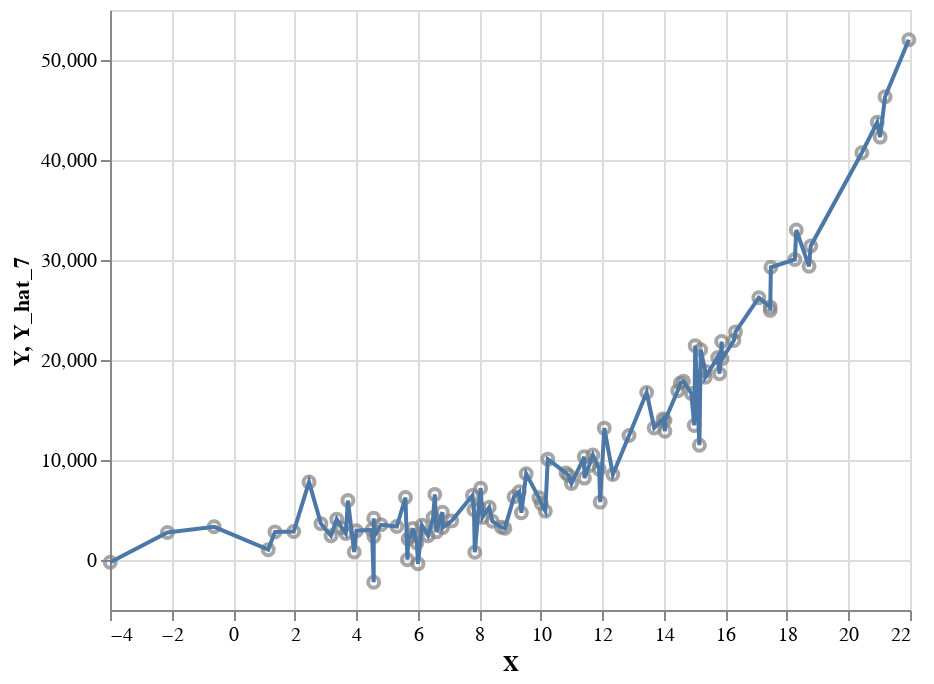

The notebook cell saved with this chart:
### Code cell
plot2 = pd.DataFrame(
    {
        "X": X1,
        "Y": Y,
        "Y_hat_7": results2.loc[7, "Y_hat"],
        "Y_hat_19": results1.loc[19, "Y_hat"],
    }
)
plot2_n7 = alt.Chart(plot2).mark_line().encode(x="X", y="Y_hat_7")
plot1_y + plot2_n7

### Figure 1 — Vega-Lite specification as saved in the notebook (floating-point values rounded to 4 significant figures)
{"config": {"view": {"continuousWidth": 400, "continuousHeight": 300}}, "layer": [{"data": {"name": "data-71a3bee4e54794fd7289c673007a8b0b"}, "mark": {"type": "point", "color": "grey"}, "encoding": {"x": {"type": "quantitative", "field": "X"}, "y": {"type": "quantitative", "field": "Y"}}}, {"data": {"name": "data-b5bda013eccb45ee8ea1cbcf2f8ac8f0"}, "mark": "line", "encoding": {"x": {"type": "quantitative", "field": "X"}, "y": {"type": "quantitative", "field": "Y_hat_7"}}}], "$schema": "https://vega.github.io/schema/vega-lite/v4.8.1.json", "datasets": {"data-71a3bee4e54794fd7289c673007a8b0b": [{"X": 4.572, "Y": 4174.0, "Y_hat_4": 2880.0, "Y_hat_19": 3392.0}, {"X": 14.99, "Y": 13460.0, "Y_hat_4": 17580.0, "Y_hat_19": 17120.0}, {"X": 11.41, "Y": 10320.0, "Y_hat_4": 8961.0, "Y_hat_19": 8873.0}, {"X": 2.469, "Y": 7790.0, "Y_hat_4": 3091.0, "Y_hat_19": 3392.0}, {"X": 7.107, "Y": 3913.0, "Y_hat_4": 3687.0, "Y_hat_19": 3494.0}, {"X": 18.26, "Y": 30060.0, "Y_hat_4": 29650.0, "Y_hat_19": 30150.0}, {"X": -2.133, "Y": 2752.0, "Y_hat_4": 2651.0, "Y_hat_19": 3392.0}, {"X": 7.855, "Y": 769.8, "Y_hat_4": 4227.0, "Y_hat_19": 3673.0}, {"X": 16.33, "Y": 22810.0, "Y_hat_4": 21970.0, "Y_hat_19": 22080.0}, {"X": 5.666, "Y": 21.07, "Y_hat_4": 3050.0, "Y_hat_19": 3400.0}, {"X": 6.606, "Y": 2812.0, "Y_hat_4": 3407.0, "Y_hat_19": 3439.0}, {"X": 9.526, "Y": 8622.0, "Y_hat_4": 5993.0, "Y_hat_19": 4977.0}, {"X": 17.46, "Y": 24960.0, "Y_hat_4": 26240.0, "Y_hat_19": 27600.0}, {"X": 6.805, "Y": 4781.0, "Y_hat_4": 3511.0, "Y_hat_19": 3457.0}, {"X": 7.78, "Y": 6460.0, "Y_hat_4": 4166.0, "Y_hat_19": 3648.0}, {"X": 7.828, "Y": 5030.0, "Y_hat_4": 4205.0, "Y_hat_19": 3664.0}, {"X": 21.03, "Y": 42290.0, "Y_hat_4": 44550.0, "Y_hat_19": 44330.0}, {"X": 20.93, "Y": 43770.0, "Y_hat_4": 43940.0, "Y_hat_19": 43950.0}, {"X": 15.02, "Y": 21440.0, "Y_hat_4": 17680.0, "Y_hat_19": 17210.0}, {"X": 11.93, "Y": 5787.0, "Y_hat_4": 9957.0, "Y_hat_19": 10260.0}, {"X": 13.69, "Y": 13200.0, "Y_hat_4": 13960.0, "Y_hat_19": 14450.0}, {"X": 17.45, "Y": 25310.0, "Y_hat_4": 26230.0, "Y_hat_19": 27590.0}, {"X": 5.321, "Y": 3348.0, "Y_hat_4": 2969.0, "Y_hat_19": 3396.0}, {"X": 15.88, "Y": 21840.0, "Y_hat_4": 20420.0, "Y_hat_19": 20060.0}, {"X": 3.731, "Y": 5942.0, "Y_hat_4": 2899.0, "Y_hat_19": 3392.0}, {"X": 6.811, "Y": 3242.0, "Y_hat_4": 3514.0, "Y_hat_19": 3457.0}, {"X": 14.54, "Y": 17690.0, "Y_hat_4": 16260.0, "Y_hat_19": 16100.0}, {"X": 2.857, "Y": 3622.0, "Y_hat_4": 3017.0, "Y_hat_19": 3392.0}, {"X": 9.3, "Y": 6821.0, "Y_hat_4": 5707.0, "Y_hat_19": 4693.0}, {"X": 5.691, "Y": 2114.0, "Y_hat_4": 3056.0, "Y_hat_19": 3401.0}, {"X": 8.722, "Y": 3267.0, "Y_hat_4": 5044.0, "Y_hat_19": 4140.0}, {"X": -3.993, "Y": -227.7, "Y_hat_4": -274.8, "Y_hat_19": 3393.0}, {"X": 1.142, "Y": 1034.0, "Y_hat_4": 3356.0, "Y_hat_19": 3392.0}, {"X": 6.501, "Y": 4254.0, "Y_hat_4": 3356.0, "Y_hat_19": 3431.0}, {"X": 14.64, "Y": 17880.0, "Y_hat_4": 16550.0, "Y_hat_19": 16310.0}, {"X": 9.132, "Y": 6333.0, "Y_hat_4": 5505.0, "Y_hat_19": 4509.0}, {"X": 10.01, "Y": 5651.0, "Y_hat_4": 6659.0, "Y_hat_19": 5726.0}, {"X": 13.44, "Y": 16750.0, "Y_hat_4": 13340.0, "Y_hat_19": 13950.0}, {"X": 5.602, "Y": 6245.0, "Y_hat_4": 3033.0, "Y_hat_19": 3399.0}, {"X": 11.42, "Y": 8190.0, "Y_hat_4": 8967.0, "Y_hat_19": 8882.0}, {"X": 5.973, "Y": 1711.0, "Y_hat_4": 3143.0, "Y_hat_19": 3407.0}, {"X": 1.362, "Y": 2812.0, "Y_hat_4": 3316.0, "Y_hat_19": 3392.0}, {"X": 8.046, "Y": 7182.0, "Y_hat_4": 4388.0, "Y_hat_19": 3746.0}, {"X": 12.87, "Y": 12450.0, "Y_hat_4": 11980.0, "Y_hat_19": 12680.0}, {"X": 11.69, "Y": 10500.0, "Y_hat_4": 9488.0, "Y_hat_19": 9616.0}, {"X": 9.941, "Y": 6228.0, "Y_hat_4": 6555.0, "Y_hat_19": 5601.0}, {"X": 21.96, "Y": 52020.0, "Y_hat_4": 50950.0, "Y_hat_19": 52080.0}, {"X": 12.06, "Y": 13190.0, "Y_hat_4": 10230.0, "Y_hat_19": 10620.0}, {"X": 14.89, "Y": 16650.0, "Y_hat_4": 17300.0, "Y_hat_19": 16890.0}, {"X": 21.19, "Y": 46330.0, "Y_hat_4": 45600.0, "Y_hat_19": 44610.0}, {"X": 3.53, "Y": 3204.0, "Y_hat_4": 2918.0, "Y_hat_19": 3392.0}, {"X": 4.806, "Y": 3518.0, "Y_hat_4": 2896.0, "Y_hat_19": 3393.0}, {"X": 18.72, "Y": 29370.0, "Y_hat_4": 31780.0, "Y_hat_19": 30920.0}, {"X": 6.01, "Y": -379.5, "Y_hat_4": 3156.0, "Y_hat_19": 3408.0}, {"X": 10.15, "Y": 4890.0, "Y_hat_4": 6855.0, "Y_hat_19": 5966.0}, {"X": 15.35, "Y": 18890.0, "Y_hat_4": 18690.0, "Y_hat_19": 18140.0}, {"X": 14.45, "Y": 16930.0, "Y_hat_4": 16030.0, "Y_hat_19": 15930.0}, {"X": 18.77, "Y": 31410.0, "Y_hat_4": 32040.0, "Y_hat_19": 31000.0}, {"X": 17.48, "Y": 29280.0, "Y_hat_4": 26330.0, "Y_hat_19": 27690.0}, {"X": 15.35, "Y": 18270.0, "Y_hat_4": 18690.0, "Y_hat_19": 18140.0}, {"X": 6.136, "Y": 3472.0, "Y_hat_4": 3202.0, "Y_hat_19": 3413.0}, {"X": 13.97, "Y": 14110.0, "Y_hat_4": 14710.0, "Y_hat_19": 15000.0}, {"X": 11.57, "Y": 9437.0, "Y_hat_4": 9254.0, "Y_hat_19": 9289.0}, {"X": 3.369, "Y": 4084.0, "Y_hat_4": 2938.0, "Y_hat_19": 3392.0}, {"X": 17.09, "Y": 26230.0, "Y_hat_4": 24780.0, "Y_hat_19": 25880.0}, {"X": 14.04, "Y": 12870.0, "Y_hat_4": 14880.0, "Y_hat_19": 15120.0}, {"X": 10.23, "Y": 10080.0, "Y_hat_4": 6972.0, "Y_hat_19": 6115.0}, {"X": 8.835, "Y": 3184.0, "Y_hat_4": 5166.0, "Y_hat_19": 4230.0}, {"X": 4.008, "Y": 2930.0, "Y_hat_4": 2880.0, "Y_hat_19": 3392.0}, {"X": 11.0, "Y": 7642.0, "Y_hat_4": 8214.0, "Y_hat_19": 7808.0}, {"X": 12.34, "Y": 8556.0, "Y_hat_4": 10810.0, "Y_hat_19": 11360.0}, {"X": 5.844, "Y": 3153.0, "Y_hat_4": 3101.0, "Y_hat_19": 3404.0}, {"X": 15.81, "Y": 18630.0, "Y_hat_4": 20190.0, "Y_hat_19": 19780.0}, {"X": 4.514, "Y": 3022.0, "Y_hat_4": 2878.0, "Y_hat_19": 3392.0}, {"X": -0.6155, "Y": 3319.0, "Y_hat_4": 3408.0, "Y_hat_19": 3392.0}, {"X": 15.2, "Y": 21020.0, "Y_hat_4": 18230.0, "Y_hat_19": 17700.0}, {"X": 7.983, "Y": 5211.0, "Y_hat_4": 4334.0, "Y_hat_19": 3720.0}, {"X": 9.37, "Y": 4730.0, "Y_hat_4": 5794.0, "Y_hat_19": 4777.0}, {"X": 5.812, "Y": 2507.0, "Y_hat_4": 3092.0, "Y_hat_19": 3403.0}, {"X": 1.97, "Y": 2849.0, "Y_hat_4": 3193.0, "Y_hat_19": 3392.0}, {"X": 16.28, "Y": 21950.0, "Y_hat_4": 21780.0, "Y_hat_19": 21820.0}, {"X": 6.556, "Y": 6559.0, "Y_hat_4": 3382.0, "Y_hat_19": 3435.0}, {"X": 18.3, "Y": 33000.0, "Y_hat_4": 29870.0, "Y_hat_19": 30250.0}, {"X": 14.04, "Y": 13950.0, "Y_hat_4": 14880.0, "Y_hat_19": 15120.0}, {"X": 8.426, "Y": 3883.0, "Y_hat_4": 4742.0, "Y_hat_19": 3939.0}, {"X": 4.57, "Y": -2224.0, "Y_hat_4": 2880.0, "Y_hat_19": 3392.0}, {"X": 6.338, "Y": 2430.0, "Y_hat_4": 3283.0, "Y_hat_19": 3422.0}, {"X": 3.937, "Y": 802.8, "Y_hat_4": 2884.0, "Y_hat_19": 3392.0}, {"X": 20.44, "Y": 40720.0, "Y_hat_4": 40880.0, "Y_hat_19": 40090.0}, {"X": 10.82, "Y": 8696.0, "Y_hat_4": 7916.0, "Y_hat_19": 7386.0}, {"X": 15.75, "Y": 20260.0, "Y_hat_4": 19990.0, "Y_hat_19": 19540.0}, {"X": 3.663, "Y": 2655.0, "Y_hat_4": 2905.0, "Y_hat_19": 3392.0}, {"X": 10.91, "Y": 8442.0, "Y_hat_4": 8056.0, "Y_hat_19": 7583.0}, {"X": 15.89, "Y": 20130.0, "Y_hat_4": 20460.0, "Y_hat_19": 20100.0}, {"X": 8.325, "Y": 5282.0, "Y_hat_4": 4644.0, "Y_hat_19": 3881.0}, {"X": 15.16, "Y": 11480.0, "Y_hat_4": 18100.0, "Y_hat_19": 17570.0}, {"X": 4.577, "Y": 2353.0, "Y_hat_4": 2880.0, "Y_hat_19": 3392.0}, {"X": 3.183, "Y": 2432.0, "Y_hat_4": 2964.0, "Y_hat_19": 3392.0}, {"X": 11.9, "Y": 9089.0, "Y_hat_4": 9889.0, "Y_hat_19": 10170.0}, {"X": 8.104, "Y": 4261.0, "Y_hat_4": 4440.0, "Y_hat_19": 3771.0}], "data-b5bda013eccb45ee8ea1cbcf2f8ac8f0": [{"X": 4.572, "Y": 4174.0, "Y_hat_7": 4174.0, "Y_hat_19": 3392.0}, {"X": 14.99, "Y": 13460.0, "Y_hat_7": 13460.0, "Y_hat_19": 17120.0}, {"X": 11.41, "Y": 10320.0, "Y_hat_7": 10320.0, "Y_hat_19": 8873.0}, {"X": 2.469, "Y": 7790.0, "Y_hat_7": 7790.0, "Y_hat_19": 3392.0}, {"X": 7.107, "Y": 3913.0, "Y_hat_7": 3913.0, "Y_hat_19": 3494.0}, {"X": 18.26, "Y": 30060.0, "Y_hat_7": 30060.0, "Y_hat_19": 30150.0}, {"X": -2.133, "Y": 2752.0, "Y_hat_7": 2752.0, "Y_hat_19": 3392.0}, {"X": 7.855, "Y": 769.8, "Y_hat_7": 769.8, "Y_hat_19": 3673.0}, {"X": 16.33, "Y": 22810.0, "Y_hat_7": 22810.0, "Y_hat_19": 22080.0}, {"X": 5.666, "Y": 21.07, "Y_hat_7": 21.07, "Y_hat_19": 3400.0}, {"X": 6.606, "Y": 2812.0, "Y_hat_7": 2812.0, "Y_hat_19": 3439.0}, {"X": 9.526, "Y": 8622.0, "Y_hat_7": 8622.0, "Y_hat_19": 4977.0}, {"X": 17.46, "Y": 24960.0, "Y_hat_7": 24960.0, "Y_hat_19": 27600.0}, {"X": 6.805, "Y": 4781.0, "Y_hat_7": 4781.0, "Y_hat_19": 3457.0}, {"X": 7.78, "Y": 6460.0, "Y_hat_7": 6460.0, "Y_hat_19": 3648.0}, {"X": 7.828, "Y": 5030.0, "Y_hat_7": 5030.0, "Y_hat_19": 3664.0}, {"X": 21.03, "Y": 42290.0, "Y_hat_7": 42290.0, "Y_hat_19": 44330.0}, {"X": 20.93, "Y": 43770.0, "Y_hat_7": 43770.0, "Y_hat_19": 43950.0}, {"X": 15.02, "Y": 21440.0, "Y_hat_7": 21440.0, "Y_hat_19": 17210.0}, {"X": 11.93, "Y": 5787.0, "Y_hat_7": 5787.0, "Y_hat_19": 10260.0}, {"X": 13.69, "Y": 13200.0, "Y_hat_7": 13200.0, "Y_hat_19": 14450.0}, {"X": 17.45, "Y": 25310.0, "Y_hat_7": 25310.0, "Y_hat_19": 27590.0}, {"X": 5.321, "Y": 3348.0, "Y_hat_7": 3348.0, "Y_hat_19": 3396.0}, {"X": 15.88, "Y": 21840.0, "Y_hat_7": 21840.0, "Y_hat_19": 20060.0}, {"X": 3.731, "Y": 5942.0, "Y_hat_7": 5942.0, "Y_hat_19": 3392.0}, {"X": 6.811, "Y": 3242.0, "Y_hat_7": 3242.0, "Y_hat_19": 3457.0}, {"X": 14.54, "Y": 17690.0, "Y_hat_7": 17690.0, "Y_hat_19": 16100.0}, {"X": 2.857, "Y": 3622.0, "Y_hat_7": 3622.0, "Y_hat_19": 3392.0}, {"X": 9.3, "Y": 6821.0, "Y_hat_7": 6821.0, "Y_hat_19": 4693.0}, {"X": 5.691, "Y": 2114.0, "Y_hat_7": 2114.0, "Y_hat_19": 3401.0}, {"X": 8.722, "Y": 3267.0, "Y_hat_7": 3267.0, "Y_hat_19": 4140.0}, {"X": -3.993, "Y": -227.7, "Y_hat_7": -227.7, "Y_hat_19": 3393.0}, {"X": 1.142, "Y": 1034.0, "Y_hat_7": 1034.0, "Y_hat_19": 3392.0}, {"X": 6.501, "Y": 4254.0, "Y_hat_7": 4254.0, "Y_hat_19": 3431.0}, {"X": 14.64, "Y": 17880.0, "Y_hat_7": 17880.0, "Y_hat_19": 16310.0}, {"X": 9.132, "Y": 6333.0, "Y_hat_7": 6333.0, "Y_hat_19": 4509.0}, {"X": 10.01, "Y": 5651.0, "Y_hat_7": 5651.0, "Y_hat_19": 5726.0}, {"X": 13.44, "Y": 16750.0, "Y_hat_7": 16750.0, "Y_hat_19": 13950.0}, {"X": 5.602, "Y": 6245.0, "Y_hat_7": 6245.0, "Y_hat_19": 3399.0}, {"X": 11.42, "Y": 8190.0, "Y_hat_7": 8190.0, "Y_hat_19": 8882.0}, {"X": 5.973, "Y": 1711.0, "Y_hat_7": 1711.0, "Y_hat_19": 3407.0}, {"X": 1.362, "Y": 2812.0, "Y_hat_7": 2812.0, "Y_hat_19": 3392.0}, {"X": 8.046, "Y": 7182.0, "Y_hat_7": 7182.0, "Y_hat_19": 3746.0}, {"X": 12.87, "Y": 12450.0, "Y_hat_7": 12450.0, "Y_hat_19": 12680.0}, {"X": 11.69, "Y": 10500.0, "Y_hat_7": 10500.0, "Y_hat_19": 9616.0}, {"X": 9.941, "Y": 6228.0, "Y_hat_7": 6228.0, "Y_hat_19": 5601.0}, {"X": 21.96, "Y": 52020.0, "Y_hat_7": 52020.0, "Y_hat_19": 52080.0}, {"X": 12.06, "Y": 13190.0, "Y_hat_7": 13190.0, "Y_hat_19": 10620.0}, {"X": 14.89, "Y": 16650.0, "Y_hat_7": 16650.0, "Y_hat_19": 16890.0}, {"X": 21.19, "Y": 46330.0, "Y_hat_7": 46330.0, "Y_hat_19": 44610.0}, {"X": 3.53, "Y": 3204.0, "Y_hat_7": 3204.0, "Y_hat_19": 3392.0}, {"X": 4.806, "Y": 3518.0, "Y_hat_7": 3518.0, "Y_hat_19": 3393.0}, {"X": 18.72, "Y": 29370.0, "Y_hat_7": 29370.0, "Y_hat_19": 30920.0}, {"X": 6.01, "Y": -379.5, "Y_hat_7": -379.5, "Y_hat_19": 3408.0}, {"X": 10.15, "Y": 4890.0, "Y_hat_7": 4890.0, "Y_hat_19": 5966.0}, {"X": 15.35, "Y": 18890.0, "Y_hat_7": 18890.0, "Y_hat_19": 18140.0}, {"X": 14.45, "Y": 16930.0, "Y_hat_7": 16930.0, "Y_hat_19": 15930.0}, {"X": 18.77, "Y": 31410.0, "Y_hat_7": 31410.0, "Y_hat_19": 31000.0}, {"X": 17.48, "Y": 29280.0, "Y_hat_7": 29280.0, "Y_hat_19": 27690.0}, {"X": 15.35, "Y": 18270.0, "Y_hat_7": 18270.0, "Y_hat_19": 18140.0}, {"X": 6.136, "Y": 3472.0, "Y_hat_7": 3472.0, "Y_hat_19": 3413.0}, {"X": 13.97, "Y": 14110.0, "Y_hat_7": 14110.0, "Y_hat_19": 15000.0}, {"X": 11.57, "Y": 9437.0, "Y_hat_7": 9437.0, "Y_hat_19": 9289.0}, {"X": 3.369, "Y": 4084.0, "Y_hat_7": 4084.0, "Y_hat_19": 3392.0}, {"X": 17.09, "Y": 26230.0, "Y_hat_7": 26230.0, "Y_hat_19": 25880.0}, {"X": 14.04, "Y": 12870.0, "Y_hat_7": 12870.0, "Y_hat_19": 15120.0}, {"X": 10.23, "Y": 10080.0, "Y_hat_7": 10080.0, "Y_hat_19": 6115.0}, {"X": 8.835, "Y": 3184.0, "Y_hat_7": 3184.0, "Y_hat_19": 4230.0}, {"X": 4.008, "Y": 2930.0, "Y_hat_7": 2930.0, "Y_hat_19": 3392.0}, {"X": 11.0, "Y": 7642.0, "Y_hat_7": 7642.0, "Y_hat_19": 7808.0}, {"X": 12.34, "Y": 8556.0, "Y_hat_7": 8556.0, "Y_hat_19": 11360.0}, {"X": 5.844, "Y": 3153.0, "Y_hat_7": 3153.0, "Y_hat_19": 3404.0}, {"X": 15.81, "Y": 18630.0, "Y_hat_7": 18630.0, "Y_hat_19": 19780.0}, {"X": 4.514, "Y": 3022.0, "Y_hat_7": 3022.0, "Y_hat_19": 3392.0}, {"X": -0.6155, "Y": 3319.0, "Y_hat_7": 3319.0, "Y_hat_19": 3392.0}, {"X": 15.2, "Y": 21020.0, "Y_hat_7": 21020.0, "Y_hat_19": 17700.0}, {"X": 7.983, "Y": 5211.0, "Y_hat_7": 5211.0, "Y_hat_19": 3720.0}, {"X": 9.37, "Y": 4730.0, "Y_hat_7": 4730.0, "Y_hat_19": 4777.0}, {"X": 5.812, "Y": 2507.0, "Y_hat_7": 2507.0, "Y_hat_19": 3403.0}, {"X": 1.97, "Y": 2849.0, "Y_hat_7": 2849.0, "Y_hat_19": 3392.0}, {"X": 16.28, "Y": 21950.0, "Y_hat_7": 21950.0, "Y_hat_19": 21820.0}, {"X": 6.556, "Y": 6559.0, "Y_hat_7": 6559.0, "Y_hat_19": 3435.0}, {"X": 18.3, "Y": 33000.0, "Y_hat_7": 33000.0, "Y_hat_19": 30250.0}, {"X": 14.04, "Y": 13950.0, "Y_hat_7": 13950.0, "Y_hat_19": 15120.0}, {"X": 8.426, "Y": 3883.0, "Y_hat_7": 3883.0, "Y_hat_19": 3939.0}, {"X": 4.57, "Y": -2224.0, "Y_hat_7": -2224.0, "Y_hat_19": 3392.0}, {"X": 6.338, "Y": 2430.0, "Y_hat_7": 2430.0, "Y_hat_19": 3422.0}, {"X": 3.937, "Y": 802.8, "Y_hat_7": 802.8, "Y_hat_19": 3392.0}, {"X": 20.44, "Y": 40720.0, "Y_hat_7": 40720.0, "Y_hat_19": 40090.0}, {"X": 10.82, "Y": 8696.0, "Y_hat_7": 8696.0, "Y_hat_19": 7386.0}, {"X": 15.75, "Y": 20260.0, "Y_hat_7": 20260.0, "Y_hat_19": 19540.0}, {"X": 3.663, "Y": 2655.0, "Y_hat_7": 2655.0, "Y_hat_19": 3392.0}, {"X": 10.91, "Y": 8442.0, "Y_hat_7": 8442.0, "Y_hat_19": 7583.0}, {"X": 15.89, "Y": 20130.0, "Y_hat_7": 20130.0, "Y_hat_19": 20100.0}, {"X": 8.325, "Y": 5282.0, "Y_hat_7": 5282.0, "Y_hat_19": 3881.0}, {"X": 15.16, "Y": 11480.0, "Y_hat_7": 11480.0, "Y_hat_19": 17570.0}, {"X": 4.577, "Y": 2353.0, "Y_hat_7": 2353.0, "Y_hat_19": 3392.0}, {"X": 3.183, "Y": 2432.0, "Y_hat_7": 2432.0, "Y_hat_19": 3392.0}, {"X": 11.9, "Y": 9089.0, "Y_hat_7": 9089.0, "Y_hat_19": 10170.0}, {"X": 8.104, "Y": 4261.0, "Y_hat_7": 4261.0, "Y_hat_19": 3771.0}]}}
